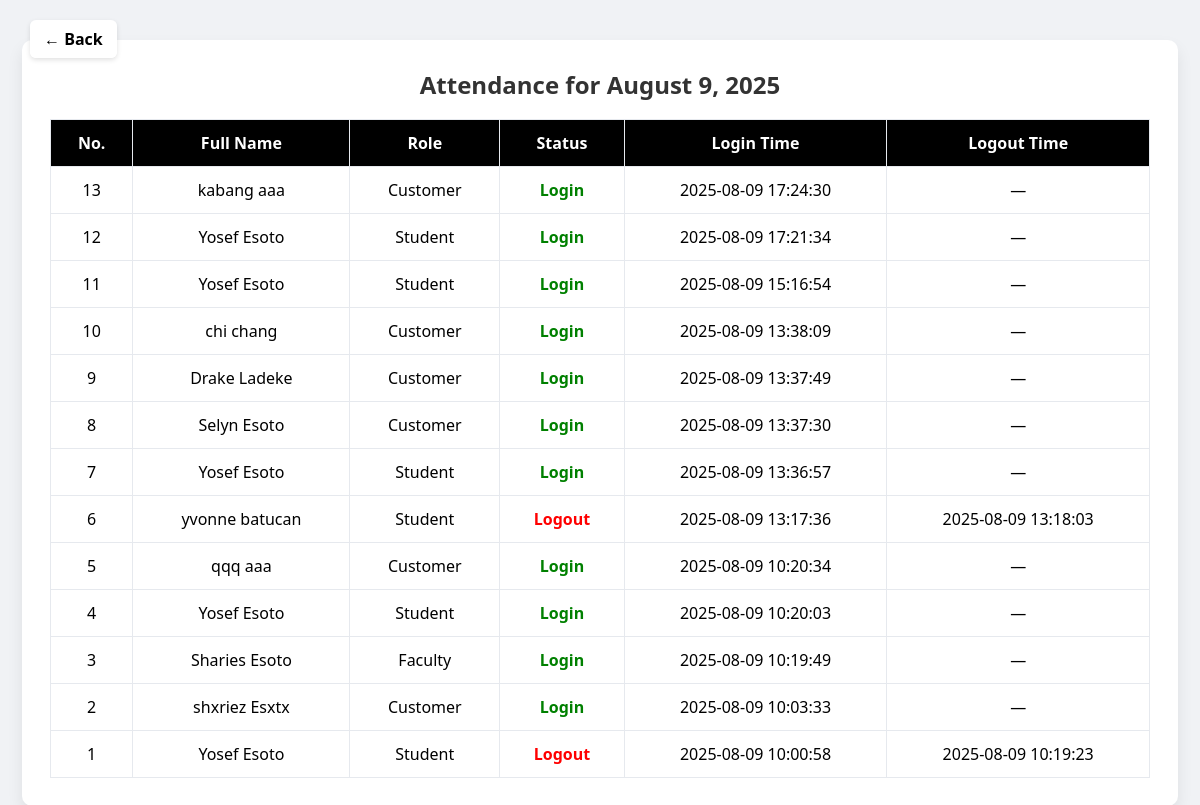
The page /admin/view_attendance.php?day=9&month=8&year=2025 (signed in) on the database its author committed.
### tables this page shows
CREATE TABLE `attendance` (
  `id` int(11) NOT NULL,
  `user_id` int(11) NOT NULL,
  `status` enum('Login','Logout') NOT NULL,
  `login_time` datetime DEFAULT NULL,
  `logout_time` datetime DEFAULT NULL,
  `timestamp` timestamp NOT NULL DEFAULT current_timestamp(),
  `day` int(11) DEFAULT NULL,
  `month` int(11) DEFAULT NULL,
  `year` int(11) DEFAULT NULL
);

### admin/view_attendance.php (the view, shortened to what this page needs)
<?php
include('../user/db_connection.php');
$day = isset($_GET['day']) ? (int)$_GET['day'] : 0;
$month_input = isset($_GET['month']) ? $_GET['month'] : null;
$year = isset($_GET['year']) ? (int)$_GET['year'] : (int)date('Y');
$from = isset($_GET['from']) ? $_GET['from'] : '';
$month_number = 0;
if ($month_input === null) {
    $month_number = (int)date('n');
} elseif (is_numeric($month_input)) {
    $month_number = (int)$month_input;
}
if ($from === 'daily') {
    $back_link = 'attendance_tracking.php?month=' . $month_number . '&year=' . $year;
} else {
    $back_link = 'daily_folders.php?month=' . $month_number . '&year=' . $year;
}
$date_iso = sprintf('%04d-%02d-%02d', $year, $month_number, $day);
$sql = "
    SELECT
        a.id,
        a.user_id,
        CONCAT(u.first_name, ' ', u.last_name) AS full_name,
        COALESCE(u.role, '') AS role,
        a.status,
        a.login_time,
        a.logout_time
    FROM attendance a
    JOIN users u ON a.user_id = u.id
    WHERE DATE(a.login_time) = ?
    ORDER BY a.login_time DESC
";
$stmt = $conn->prepare($sql);
$stmt->bind_param('s', $date_iso);
$stmt->execute();
$result = $stmt->get_result();
$rows = $result->fetch_all(MYSQLI_ASSOC);
$total_rows = count($rows);
?>
<!DOCTYPE html>
<html lang="en">
<head>
</head>
<body>
    <a class="back-arrow" href="<?= htmlspecialchars($back_link) ?>">&larr; Back</a>
    <div class="container">
        <h2>Attendance for <?= htmlspecialchars(date("F j, Y", strtotime($date_iso))) ?></h2>
        <table>
            <thead>
                <tr>
                    <th>No.</th>
                    <th>Full Name</th>
                    <th>Role</th>
                    <th>Status</th>
                    <th>Login Time</th>
                    <th>Logout Time</th>
                </tr>
            </thead>
            <tbody>
                <?php if ($total_rows > 0): ?>
                    <?php for ($i = 0; $i < $total_rows; $i++):
                        $row = $rows[$i];
                        $no = $total_rows - $i;
                    ?>
                        <tr>
                            <td><?= $no ?></td>
                            <td><?= htmlspecialchars($row['full_name']) ?></td>
                            <td><?= htmlspecialchars($row['role']) ?></td>
                            <td class="<?= $row['status'] === 'Login' ? 'status-login' : 'status-logout' ?>">
                                <?= htmlspecialchars($row['status']) ?>
                            </td>
                            <td><?= $row['login_time'] ? htmlspecialchars($row['login_time']) : '—' ?></td>
                            <td><?= $row['logout_time'] ? htmlspecialchars($row['logout_time']) : '—' ?></td>
                        </tr>
                    <?php endfor; ?>
                <?php else: ?>
                    <tr>
                        <td colspan="6" class="no-records">No attendance records found for this date.</td>
                    </tr>
                <?php endif; ?>
            </tbody>
        </table>
    </div>
</body>
</html>

### admin/view_attendance.php (style rules this page uses)
body { font-family: 'Segoe UI', Arial, sans-serif; background:#f0f2f5; margin:0; padding:0; }
.container { max-width:1100px; margin:40px auto; background:#fff; padding:28px; border-radius:10px; box-shadow:0 8px 16px rgba(0,0,0,0.08); }
.back-arrow { position:fixed; top:20px; left:30px; background:rgba(255,255,255,0.95); padding:8px 14px; border-radius:6px; text-decoration:none; color:#000; box-shadow:0 2px 5px rgba(0,0,0,0.12); font-weight:600; }
h2 { text-align:center; margin:0 0 18px 0; color:#333; }
table { width:100%; border-collapse:collapse; margin-top:16px; }
thead { background:#000; color:#fff; }
th, td { padding:12px 14px; border:1px solid #e6e9ee; text-align:center; }
.status-login { color:green; font-weight:700; }
.status-logout { color:red; font-weight:700; }

### rows shown on the page
attendance: no "13", full_name "kabang aaa", role "Customer", status "Login", login_time "2025-08-09 17:24:30"
attendance: no "12", full_name "Yosef Esoto", role "Student", status "Login", login_time "2025-08-09 17:21:34"
attendance: no "11", full_name "Yosef Esoto", role "Student", status "Login", login_time "2025-08-09 15:16:54"
attendance: no "10", full_name "chi chang", role "Customer", status "Login", login_time "2025-08-09 13:38:09"
attendance: no "9", full_name "Drake Ladeke", role "Customer", status "Login", login_time "2025-08-09 13:37:49"
attendance: no "8", full_name "Selyn Esoto", role "Customer", status "Login", login_time "2025-08-09 13:37:30"
attendance: no "7", full_name "Yosef Esoto", role "Student", status "Login", login_time "2025-08-09 13:36:57"
attendance: no "6", full_name "yvonne batucan", role "Student", status "Logout", login_time "2025-08-09 13:17:36", logout_time "2025-08-09 13:18:03"
attendance: no "5", full_name "qqq aaa", role "Customer", status "Login", login_time "2025-08-09 10:20:34"
attendance: no "4", full_name "Yosef Esoto", role "Student", status "Login", login_time "2025-08-09 10:20:03"
attendance: no "3", full_name "Sharies Esoto", role "Faculty", status "Login", login_time "2025-08-09 10:19:49"
attendance: no "2", full_name "shxriez Esxtx", role "Customer", status "Login", login_time "2025-08-09 10:03:33"
attendance: no "1", full_name "Yosef Esoto", role "Student", status "Logout", login_time "2025-08-09 10:00:58", logout_time "2025-08-09 10:19:23"

### other values the page prints
date("F j, Y", strtotime($date_iso)) "August 9, 2025"
